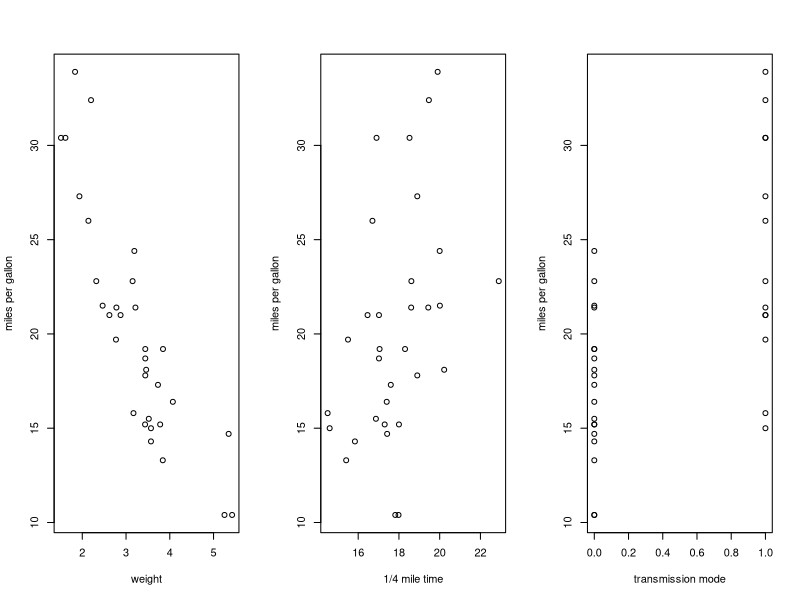

Recreate this plot in R.
## ---- chunk 1
data(mtcars)
head(mtcars)
## ---- chunk 2
par(mfrow=c(1,3))
    plot(mtcars$mpg~mtcars$wt,xlab="weight",ylab="miles per gallon")
    plot(mtcars$mpg~mtcars$qsec,xlab="1/4 mile time",ylab ="miles per gallon")
    plot(mtcars$mpg~mtcars$am,xlab="transmission mode",ylab="miles per gallon")
